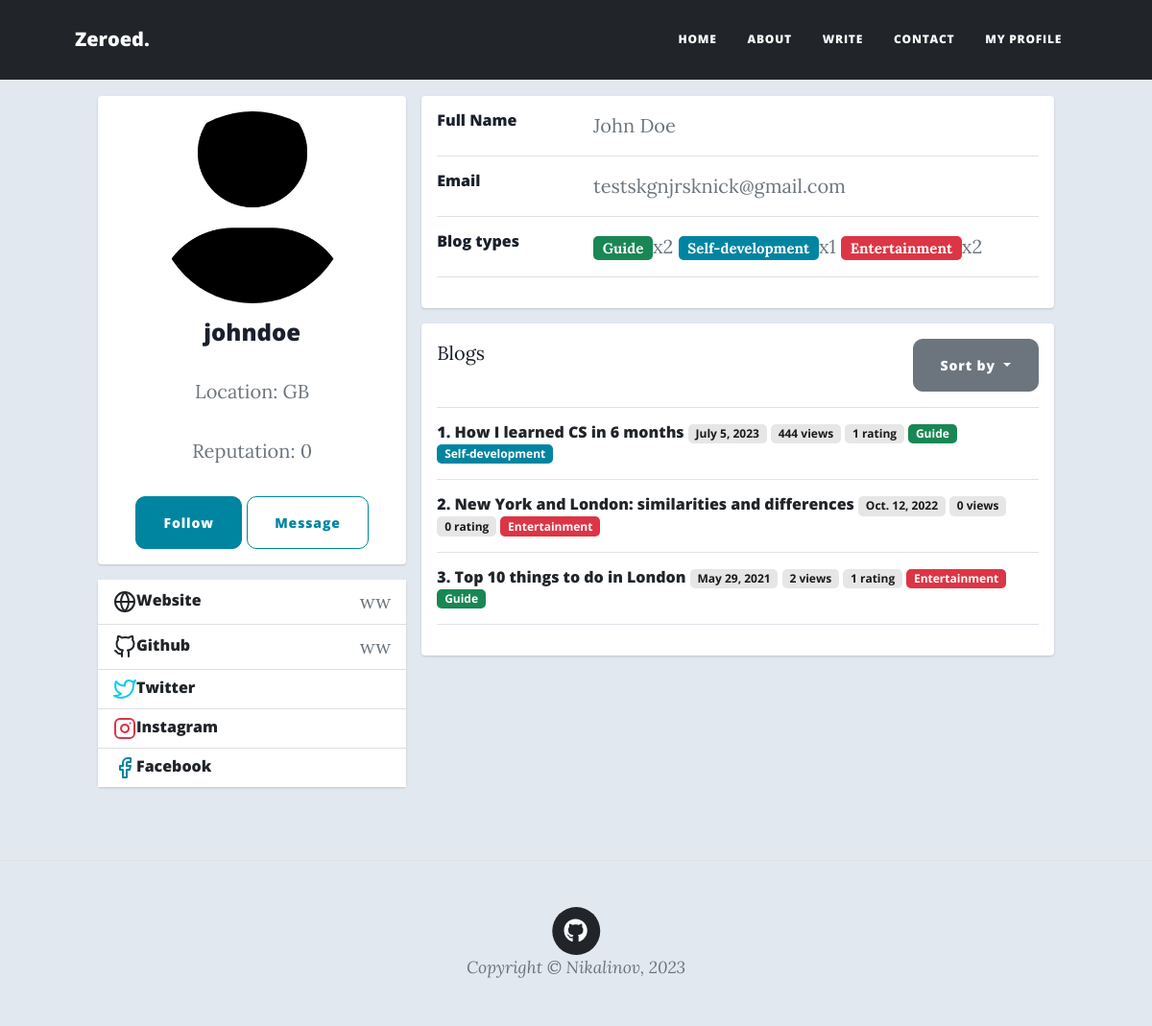
The app's page /feed/user/25/ (signed in) with its own data.
### feed/models.py (models this page shows, shortened)
class UserProfile(models.Model):
    user = models.OneToOneField(User, on_delete=models.CASCADE)
    bio = models.TextField(max_length=500, blank=True)
    location = models.CharField(max_length=100, choices=COUNTRIES, null=True, blank=True)
    reputation = models.IntegerField(default=0, editable=False)
    birth_date = models.DateField(blank=True, null=True)
    followers = models.ManyToManyField(User, editable=False, related_name='followers')
    img_width = models.PositiveIntegerField(default=150)
    image = models.ImageField(width_field='img_width', upload_to='feed/profile-pics/',
                              default='feed/assets/img/profile-default.jpg')
    website = models.CharField(max_length=100, blank=True)
    github = models.CharField(max_length=100, blank=True)
    twitter = models.CharField(max_length=100, blank=True)
    instagram = models.CharField(max_length=100, blank=True)
    facebook = models.CharField(max_length=100, blank=True)
    def __str__(self):
        return f'{self.user.first_name} {self.user.last_name}'

class ContentType(models.Model):
    type = models.CharField(max_length=100)
    TAG_COLORS = [
        ("primary", "primary"),
        ("info", "info"),
        ("success", "success"),
        ("light", "light"),
        ("warning", "warning"),
        ("danger", "danger"),
    ]
    color = models.CharField(
        max_length=20, choices=TAG_COLORS, default=choice(TAG_COLORS),
    )
    def __str__(self):
        return self.type

class Blog(models.Model):
    title = models.CharField(max_length=200, null=True)
    author = models.ForeignKey(
        User,
        on_delete=models.RESTRICT,
        blank=True,
        null=True,
    )
    post_date = models.DateField(default=now)
    content_type = models.ManyToManyField(ContentType)
    language = models.ForeignKey(Language, on_delete=models.RESTRICT, null=True)
    content = QuillField()
    upvoters = models.ManyToManyField(User, related_name='upvoters')
    views = models.IntegerField(editable=False, default=0)
    class Meta:
        ordering = ['-post_date']
    def __str__(self):
        return self.title
    def get_rating(self):
        return len(self.upvoters.all())

### feed/views.py (the view, shortened to what this page needs)
# urls.py: path('user/<int:pk>/', views.profile, name='profile'),
def profile(request, pk, sorting='title', edit=''):
    user = get_object_or_404(User, pk=pk)
    user_profile = user.userprofile
    context = {
        'passed_user': user,
        'blogs': blogs_sorted(sorting, user),
        'edit': False
    }
    if not edit:
        return render(request, 'feed/profile.html', context=context)

### feed/templatetags/feed_extras.py (called while the page is built)
@register.filter
def get_blog_types(user: User) -> list[tuple]:
    types = defaultdict(int)
    for blog in user.blog_set.all():
        for content_type in blog.content_type.all():
            types[content_type] += 1
    return list(types.items())

### feed/views.py (called while the page is built)
def blogs_sorted(sorting, author=None):
    reverse_sorting = {'rating', 'views', 'post_date'}
    if sorting in reverse_sorting:
        sorting = '-' + sorting
    if sorting == '-rating':
        blogs = Blog.objects.annotate(rating=Count('upvoters')).order_by(sorting).all()
    else:
        blogs = Blog.objects.order_by(sorting).all()
    return blogs.filter(author=author) if author else blogs

### feed/templates/feed/profile.html (shortened to what this page needs)
{% extends 'base_generic.html' %}
{% block additional_links %}
  {% load feed_extras %}
  {% load static %}
  <link href="{% static 'feed/css/profile_style.css' %}" rel="stylesheet"/>
{% endblock %}
{% block navbar-extra-classes %} bg-dark {% endblock %}
{% block content %}
<div class="container">
    <div class="main-body">
          <div id="profile-body" class="row gutters-sm">
            <div class="col-md-4 mb-3">
              <div class="card">
                <div class="card-body">
                  <div class="d-flex flex-column align-items-center text-center">
                    <img class="rounded-circle"
                         src="{{ passed_user.userprofile.image.url }}"
                         alt="profile_image" width="200" height="200">
                    <div class="mt-3">
                      <h4>{{ passed_user }}</h4>
                      <p class="text-secondary mb-1">Location: {{ passed_user.userprofile.location }}</p>
                      <p class="text-muted font-size-sm">Reputation: {{ passed_user.userprofile.reputation }}</p>
                      {% if not user.is_authenticated or user.pk != passed_user.pk %}
                        {% if not user.is_authenticated or user not in passed_user.userprofile.followers.all %}
                          <a class="btn btn-primary" href="{% url 'follow' passed_user.pk %}">Follow</a>
                        {% else %}
                          <a class="btn btn-primary" href="{% url 'unfollow' passed_user.pk %}">Unfollow</a>
                        {% endif %}
                        <a class="btn btn-outline-primary">Message</a>
                      {% endif %}
                    </div>
                  </div>
                </div>
              </div>
              <div class="card mt-3">
                <ul class="list-group list-group-flush">
                  {% if not edit %}
                    <li class="list-group-item d-flex justify-content-between align-items-center flex-wrap">
                      <h6 class="mb-0">Website</h6>
                      <span class="text-secondary">{{ passed_user.userprofile.website }}</span>
                    </li>
                    <li class="list-group-item d-flex justify-content-between align-items-center flex-wrap">
                      <h6 class="mb-0">Github</h6>
                      <span class="text-secondary">{{ passed_user.userprofile.github }}</span>
                    </li>
                    <li class="list-group-item d-flex justify-content-between align-items-center flex-wrap">
                      <h6 class="mb-0">Twitter</h6>
                    </li>
                    <li class="list-group-item d-flex justify-content-between align-items-center flex-wrap">
                      <h6 class="mb-0">Instagram</h6>
                    </li>
                    <li class="list-group-item d-flex justify-content-between align-items-center flex-wrap">
                      <h6 class="mb-0">Facebook</h6>
                    </li>
                  {% endif %}
                </ul>
              </div>
            </div>
            <div class="col-md-8">
              <div class="card mb-3">
                <div class="card-body">
                  {% if edit %}
                    {% for field in form %}
                      <div class="row">
                        <div class="col-sm-3">
                          <label class="mb-0" for="{{ field.id_for_label }}">{{ field.name }}</label>
                        </div>
                        <div class="col-sm-9 text-secondary">
                          {{ field }}
                        </div>
                      </div>
                      <hr>
                    {% endfor %}
                    <button class="btn btn-primary" type="submit">Submit</button>
                  {% else %}
                    <div class="row">
                      <div class="col-sm-3">
                        <h6 class="mb-0">Full Name</h6>
                      </div>
                      <div class="col-sm-9 text-secondary">
                        {{ passed_user.userprofile }}
                      </div>
                    </div>
                    <hr>
                    <div class="row">
                      <div class="col-sm-3">
                        <h6 class="mb-0">Email</h6>
                      </div>
                      <div class="col-sm-9 text-secondary">
                        {{ passed_user.email }}
                      </div>
                    </div>
                    <hr>
                    <div class="row">
                      <div class="col-sm-3">
                        <h6 class="mb-0">Blog types</h6>
                      </div>
                      <div class="col-sm-9 text-secondary">
                        {% for type, number in passed_user|get_blog_types %}
                          <span class="badge bg-{{ type.color }}">{{ type }}</span>x{{ number }}
                        {% endfor %}
                      </div>
                    </div>
                    <hr>
                  {% endif %}
                </div>
              </div>
              {% if passed_user.blog_set %}
                <div class="card mb-3">
                  <div class="card-body">
                    <div class="row">
                      <div class="col justify-content-between" style="display: flex;">
                        <div>Blogs</div>
                        <div class="dropdown">
                          <button class="btn btn-secondary dropdown-toggle" type="button" id="dropdownMenuButton" data-bs-toggle="dropdown" aria-haspopup="true" aria-expanded="false">
                            Sort by
                          </button>
                        </div>
                      </div>
                    </div>
                    <hr>
                    {% for blog in blogs %}
                      <div class="row">
                        <div class="col">
                          <h6 class="mb-0">{{ forloop.counter }}.
                            <a href="{% url 'blog' blog.pk %}">{{ blog }}</a>
                            <span class="badge bg-light">{{ blog.post_date }}</span>
                            <span class="badge bg-light">{{ blog.views }} views</span>
                            <span class="badge bg-light">{{ blog.get_rating }} rating</span>
                          {% for type in blog.content_type.all %}
                            <span class="badge bg-{{ type.color }}">{{ type }}</span>
                          {% endfor %}
                          </h6>
                        </div>
                      </div>
                      <hr>
                    {% endfor %}
                  </div>
                </div>
              {% endif %}
            </div>
          </div>
        </div>
    </div>
{% endblock %}

### feed/static/feed/css/profile_style.css (style rules this page uses)
body { margin-top:20px; color: #1a202c; text-align: left; background-color: #e2e8f0; }
.main-body { padding: 60px; }
.card { box-shadow: 0 1px 3px 0 rgba(0,0,0,.1), 0 1px 2px 0 rgba(0,0,0,.06); }
.card { position: relative; display: flex; flex-direction: column; min-width: 0; word-wrap: break-word; background-color: #fff; background-clip: border-box; border: 0 solid rgba(0,0,0,.125); border-radius: .25rem; }
.card-body { flex: 1 1 auto; min-height: 1px; padding: 1rem; }
.gutters-sm { margin-right: -8px; margin-left: -8px; }
.gutters-sm>.col, .gutters-sm>[class*=col-] { padding-right: 8px; padding-left: 8px; }
.mb-3, .my-3 { margin-bottom: 1rem!important; }
#profile-body { padding-top: 20px; }

### records on screen
ContentType: type "Guide", number "2"
ContentType: type "Self-development", number "1"
ContentType: type "Entertainment", number "2"
Blog: title "How I learned CS in 6 months", post_date "July 5, 2023", views "444", get_rating "1"
Blog: title "New York and London: similarities and differences", post_date "Oct. 12, 2022", views "0", get_rating "0"
Blog: title "Top 10 things to do in London", post_date "May 29, 2021", views "2", get_rating "1"

### other values on screen
{{ passed_user }} "johndoe"
{{ passed_user.userprofile.location }} "GB"
{{ passed_user.userprofile.reputation }} "0"
{{ passed_user.userprofile.website }} "ww"
{{ passed_user.userprofile.github }} "ww"
{{ passed_user.userprofile }} "John Doe"
{{ passed_user.email }} "testskgnjrsknick@gmail.com"
